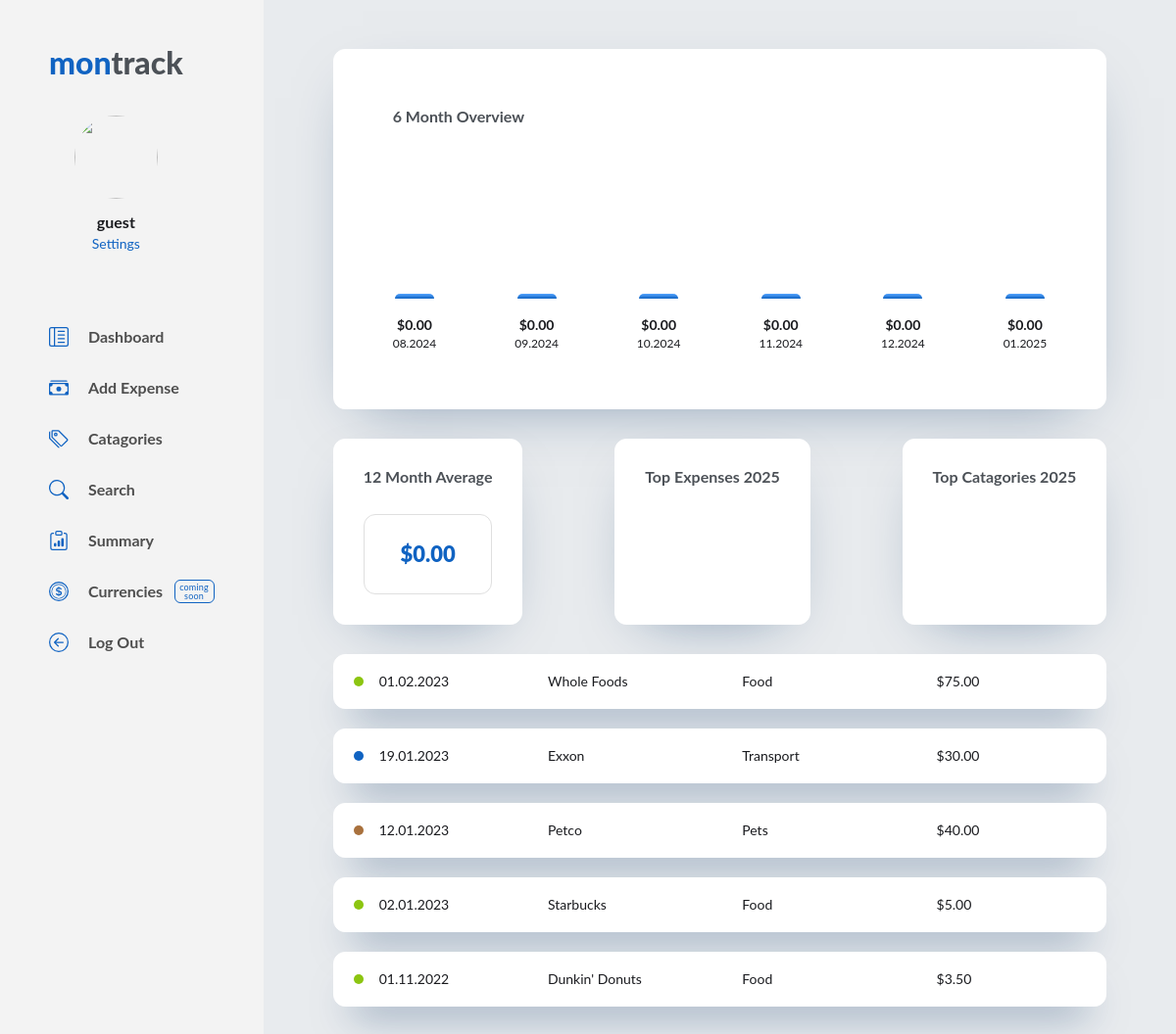
Screenshot of / (signed in) with the database file from the repository.
### tables this page shows
CREATE TABLE users (
    user_id INTEGER PRIMARY KEY AUTOINCREMENT NOT NULL,
    fname TEXT NOT NULL,
    lname TEXT NOT NULL,
    username TEXT NOT NULL,
    email TEXT NOT NULL,
    hash TEXT NOT NULL
, image TEXT NOT NULL DEFAULT 'https://uploads-ssl.webflow.com/63987bd2db675b2f0fd5a56e/63987bd2db675bb88dd5a5a1_Icon%202.svg');

CREATE TABLE expenses (
    expense_id INTEGER PRIMARY KEY AUTOINCREMENT NOT NULL,
    user_id INTEGER NOT NULL,
    date DATE NOT NULL,
    shop TEXT NOT NULL,
    total NUMERIC NOT NULL,
    currency TEXT NOT NULL,
    category TEXT NOT NULL,
    description TEXT
);

CREATE TABLE categories (
    category_id INTEGER PRIMARY KEY AUTOINCREMENT NOT NULL,
    category TEXT UNIQE NOT NULL,
    color TEXT NOT NULL DEFAULT "#1063c2"
);

CREATE TABLE currencies (
    currency_id INTEGER PRIMARY KEY AUTOINCREMENT NOT NULL,
    country TEXT NOT NULL,
    currency TEXT NOT NULL,
    symbol TEXT NOT NULL
);

### application.py (the view)
@application.route("/")
@login_required
def index():
    user_id = session["user_id"]
    connect = sqlite3.connect(dburl)
    cursor = connect.cursor()
    cursor.execute("SELECT username FROM users WHERE user_id = ?", (user_id,))
    username = cursor.fetchone()[0]
    cursor.execute("SELECT image FROM users WHERE user_id = ?", (user_id,))
    userimage = cursor.fetchone()[0]
    year = str(datetime.now().year)
    cursor.execute(""" SELECT months.month, COALESCE(SUM(expenses.total), 0) AS total_sum, COALESCE(symbol, '$') AS symbol FROM ( SELECT strftime('%m.%Y', date('now', 'start of month', '-11 months')) AS month UNION ALL SELECT strftime('%m.%Y', date('now', 'start of month', '-10 months')) UNION ALL SELECT strftime('%m.%Y', date('now', 'start of month', '-9 months')) UNION ALL SELECT strftime('%m.%Y', date('now', 'start of month', '-8 months')) UNION ALL SELECT strftime('%m.%Y', date('now', 'start of month', '-7 months')) UNION ALL SELECT strftime('%m.%Y', date('now', 'start of month', '-6 months')) UNION ALL SELECT strftime('%m.%Y', date('now', 'start of month', '-5 months')) UNION ALL SELECT strftime('%m.%Y', date('now', 'start of month', '-4 months')) UNION ALL SELECT strftime('%m.%Y', date('now', 'start of month', '-3 months')) UNION ALL SELECT strftime('%m.%Y', date('now', 'start of month', '-2 months')) UNION ALL SELECT strftime('%m.%Y', date('now', 'start of month', '-1 months')) UNION ALL SELECT strftime('%m.%Y', date('now', 'start of month')) ) AS months LEFT JOIN ( SELECT * FROM expenses JOIN currencies ON expenses.currency = currencies.currency WHERE user_id = ? ) expenses ON strftime('%m.%Y', expenses.date) = months.month GROUP BY months.month ORDER BY datetime(months.month, '+1 month') """, (user_id,))
    twelve_months = cursor.fetchall()
    cursor.execute("SELECT months.month, COALESCE(SUM(expenses.total), 0) AS total_sum, COALESCE(symbol, '$') AS symbol FROM (SELECT strftime('%m.%Y', date('now', 'start of month', '-5 months')) AS month UNION ALL SELECT strftime('%m.%Y', date('now', 'start of month', '-4 months')) UNION ALL SELECT strftime('%m.%Y', date('now', 'start of month', '-3 months')) UNION ALL SELECT strftime('%m.%Y', date('now', 'start of month', '-2 months')) UNION ALL SELECT strftime('%m.%Y', date('now', 'start of month', '-1 months')) UNION ALL SELECT strftime('%m.%Y', date('now', 'start of month')) ) AS months LEFT JOIN (SELECT * FROM expenses JOIN currencies ON expenses.currency = currencies.currency WHERE user_id = ?) expenses ON strftime('%m.%Y', expenses.date) = months.month GROUP BY months.month ORDER BY datetime(months.month, '+1 months')", (user_id,))
    six_months = cursor.fetchall()
    cursor.execute("SELECT COALESCE(SUM(expenses.total), 0) AS total_sum FROM (SELECT strftime('%m.%Y', date('now', 'start of month', '-5 months')) AS month UNION ALL SELECT strftime('%m.%Y', date('now', 'start of month', '-4 months')) UNION ALL SELECT strftime('%m.%Y', date('now', 'start of month', '-3 months')) UNION ALL SELECT strftime('%m.%Y', date('now', 'start of month', '-2 months')) UNION ALL SELECT strftime('%m.%Y', date('now', 'start of month', '-1 months')) UNION ALL SELECT strftime('%m.%Y', date('now', 'start of month')) ) AS months LEFT JOIN (SELECT * FROM expenses JOIN currencies ON expenses.currency = currencies.currency WHERE user_id = ?) expenses ON strftime('%m.%Y', expenses.date) = months.month GROUP BY months.month ORDER BY total_sum DESC LIMIT 1", (user_id,))
    max_month = cursor.fetchone()[0]
    cursor.execute("SELECT expenses.*, strftime('%d.%m.%Y', expenses.date) AS fdate, currencies.symbol, color FROM expenses JOIN currencies ON expenses.currency = currencies.currency JOIN categories ON expenses.category = categories.category WHERE expenses.user_id = ? ORDER BY date DESC LIMIT 5", (user_id,))
    expenses = cursor.fetchall()
    cursor.execute("SELECT shop, total, symbol, color FROM expenses JOIN currencies ON expenses.currency = currencies.currency JOIN categories ON expenses.category = categories.category WHERE user_id = ? AND strftime('%Y', date) = strftime('%Y', 'now') ORDER BY total DESC LIMIT 5", (user_id,))
    top_expenses = cursor.fetchall()
    cursor.execute("SELECT user_id, strftime('%Y', date) AS year, SUM(total) AS total_sum, expenses.category, color, currencies.symbol FROM expenses JOIN categories ON expenses.category = categories.category JOIN currencies ON expenses.currency = currencies.currency WHERE user_id = ? AND strftime('%Y', date) = ? GROUP BY expenses.category ORDER BY total_sum DESC LIMIT 4", (user_id, year))
    top_categories = cursor.fetchall()
    cursor.execute("SELECT SUM(total) / 12 FROM expenses WHERE user_id = ? AND date >= date('now', '-12 months')", (user_id,))
    monthly_average = cursor.fetchall()
    if monthly_average and monthly_average[0][0] is not None:
        monthly_average = monthly_average[0][0]
    else:
        monthly_average = 0
    return render_template("index.html", username=username, userimage=userimage, year=year, twelve_months=twelve_months, six_months=six_months, max_month=max_month, expenses=expenses, top_expenses=top_expenses, top_categories=top_categories, monthly_average=monthly_average)

### helpers.py (called while the page is built)
def login_required(f):
    @wraps(f)
    def decorated_function(*args, **kwargs):
        if session.get("user_id") is None:
            return redirect("/login")
        return f(*args, **kwargs)
    return decorated_function

### templates/index.html (shortened to what this page needs)
{% extends "layout.html" %}
{% block body %}
<div class="body-center">
  <div class="body-index_top">
    <div class="dashboard_panel panel-shadow">
      <div class="dash_monthly">
        <div class="dash_title-small">6 Month Overview</div>
        <div class="dash_monthly-overview">
          {% for row in six_months %}
          <div class="month-wrapper">
            <div class="dash_monthly-column" value="{{ row[1] }}"></div>
            <div class="dash_monthly-text">
              <div class="dash_monthly-medium bold">{{ row[2] }}{{ "{:,.2f}".format(row[1]) }}</div>
              <div class="dash_monthly-small">{{ row[0] }}</div>
            </div>
          </div>
          {% endfor %}
        </div>
      </div>
    </div>
  </div>
    <div class="body-index_middle">
      <div class="dashboard_panel panel-shadow">
        <div class="dash_info-wrapper">
          <div class="dash_title-small">12 Month Average</div>
          <div class="dash_monthly-avg">
            <div class="monthly-avg_total">${{ "{:,.2f}".format(monthly_average) }}</div>
          </div>
        </div>
      </div>
      <div class="dashboard_panel panel-shadow">
        <div class="dash_info-wrapper">
          <div class="dash_title-small">Top Expenses {{ year }}</div>
        </div>
      </div>
      <div class="dashboard_panel panel-shadow">
        <div class="dash_info-wrapper">
          <div class="dash_title-small">Top Catagories {{ year }}</div>
        </div>
      </div>
    </div>
    <div class="body-index_bottom">
      {% for row in expenses %}
        <div class="dashboard_panel bottom_latest panel-shadow_thin">
          <div class="latest-expenses_wrapper">
            <div class="category-color_wrapper">
              <div class="catagory-color" style="background-color:{{ row[10] }}"></div>
              <div id="latest_date" class="dash_text">{{ row[8] }}</div>
            </div>
            <div id="latest_shop" class="dash_text">{{ row[3] }}</div>
            <div id="latest_category" class="dash_text">{{ row[6] }}</div>
            <div id="latest_total" class="dash_text">{{ row[9] }}{{ "{:,.2f}".format(row[4]) }}</div>
          </div>
        </div>
      {% endfor %}
    </div>
  </div>
</div>
{% endblock %}

### templates/layout.html (shortened to what this page needs)
<head>
  <link href="/static/styles.css" rel="stylesheet">
</head>
<body>
  <main class="main-page">
    <div class="side-menu">
      <div class="side-menu_top">
        <a href="/" class="logo-link">mon<span class="logo-link_span">track</span></a>
        <div class="side-menu_user">
          <div class="sm_user-wrapper"><img src="{{ userimage }}" loading="lazy" alt="" class="user_profile-image">
            <div class="user_name">{{ username }}</div>
            <a href="/settings" class="sm_user-link" id="settings">Settings</a>
          </div>
        </div>
      </div>
      <div class="side-menu_links">
        <div class="sm_links-wrapper">
          <a href="/" aria-current="page" class="side-menu_link w-inline-block w--current">
            <div class="menu-svg w-embed"></div>
            <div>Dashboard</div>
          </a>
          <a href="/expenses" class="side-menu_link w-inline-block">
            <div class="menu-svg w-embed"></div>
            <div>Add Expense</div>
          </a>
          <a href="/categories" aria-current="page" class="side-menu_link w-inline-block w--current">
            <div class="menu-svg w-embed"></div>
            <div>Catagories</div>
          </a>
          <a href="/search" aria-current="page" class="side-menu_link w-inline-block w--current">
            <div class="menu-svg w-embed"></div>
            <div>Search</div>
          </a>
          <a href="/summary" aria-current="page" class="side-menu_link w-inline-block w--current">
            <div class="menu-svg w-embed"></div>
            <div>Summary</div>
          </a>
          <div class="sm_link-wrapper">
            <a aria-current="page" class="side-menu_link inactive-link w-inline-block w--current">
              <div class="menu-svg w-embed"></div>
              <div>Currencies</div>
            </a>
            <div class="label-coming">coming<br>soon</div>
          </div>
          <a href="/logout" aria-current="page" class="side-menu_link w-inline-block w--current">
            <div class="menu-svg w-embed"></div>
            <div>Log Out</div>
          </a>
        </div>
      </div>
    </div>
    <div class="page-body">
      {% block body %}{% endblock %}
    </main>
</body>

### rows the page displays
users: username "guest"
expenses: row "01.02.2023", shop "Whole Foods", category "Food", symbol "$", total "75.00"
expenses: row "19.01.2023", shop "Exxon", category "Transport", symbol "$", total "30.00"
expenses: row "12.01.2023", shop "Petco", category "Pets", symbol "$", total "40.00"
expenses: row "02.01.2023", shop "Starbucks", category "Food", symbol "$", total "5.00"
expenses: row "01.11.2022", shop "Dunkin' Donuts", category "Food", symbol "$", total "3.50"

### other values shown
{{ row[2] }} "$" "$" "$" "$" "$" "$"
{{ "{:,.2f}".format(row[1]) }} "0.00" "0.00" "0.00" "0.00" "0.00" "0.00"
{{ row[0] }} "08.2024" "09.2024" "10.2024" "11.2024" "12.2024" "01.2025"
{{ "{:,.2f}".format(monthly_average) }} "0.00"
